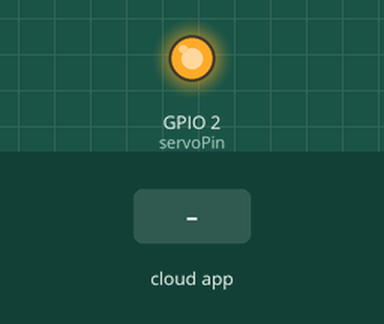
This sketch was run on a simulated ESP8266 (NodeMCU). On the bench: output pins drawn as LEDs (lit = HIGH). The test bench sets the inputs (shaded band). WiFi joins after 1.5 s; servers stay silent unless stated; the Firebase database answers and starts empty; what the sketch prints to the serial monitor is not drawn.

Above: at 2.7 s.
2.8 s: the phone or cloud app sets led1 to 1
At 3.5 s:
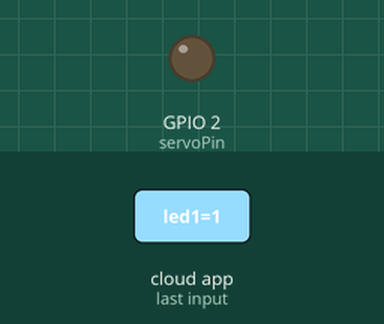
5.2 s: the phone or cloud app sets led1 to 0
At 6.1 s:
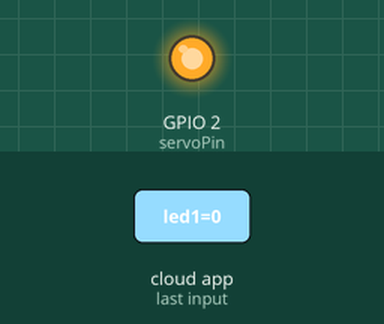
Timing chart, 0 to 8.2 s (numbered marks = the images above; inputs shaded):
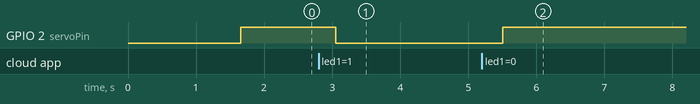

Measured:
- after the input at 2.8 s, GPIO 2 (servoPin): HIGH → LOW after 0.25 s
- after the input at 5.2 s, GPIO 2 (servoPin): LOW → HIGH after 0.31 s

The sketch:

esp8266_firebase_led.ino
```cpp
//https://console.firebase.google.com/u/0/project/led-blink-wifi/database/led-blink-wifi-default-rtdb/data

#include <ESP8266WiFi.h>
#include "FirebaseESP8266.h"
//#include <Servo.h>

int servoPin = 2;
//Servo Servo1;

#define WIFI_SSID "Galaxy A21s80C5"
#define WIFI_PASSWORD "oye vicks"

#define FIREBASE_HOST "led-blink-wifi-default-rtdb.firebaseio.com"
#define FIREBASE_AUTH "VvFhb5Ij53hPmECwjzf3lxmtXXUA7a0SqW34CNSa"

FirebaseData firebaseData;

void setup() {
//  Servo1.attach(servoPin);

  Serial.begin(115200);
  WiFi.begin(WIFI_SSID, WIFI_PASSWORD);
  Serial.print("Connecting to Wi-Fi");

  while (WiFi.status() != WL_CONNECTED)
  {
    Serial.print(".");
    delay(300);
  }

  Serial.println();
  Serial.print("Connected with IP: ");
  Serial.println(WiFi.localIP());
  Serial.println();

  Firebase.begin(FIREBASE_HOST, FIREBASE_AUTH);
  Firebase.reconnectWiFi(true);

  //Set database read timeout to 1 minute (max 15 minutes)
  Firebase.setReadTimeout(firebaseData, 1000 * 60);

  pinMode(servoPin, OUTPUT);
}

void loop() {

    if (Firebase.getInt(firebaseData,"/led1"))
    {
      int val2 = (firebaseData.intData());
      if(val2==1){
        digitalWrite(servoPin, LOW);
        Serial.println("HIGH");
      }else{
        digitalWrite(servoPin, HIGH);
        Serial.println("LOW");
      }

//      if (0<=val2<=180)
//      {
//        Servo1.write(val2);
//        delay(1000);
//      }
//
//      else{
//        Serial.println("enter valid position");
//      }

    }

    delay(200);
  // put your main code here, to run repeatedly:
}
```
